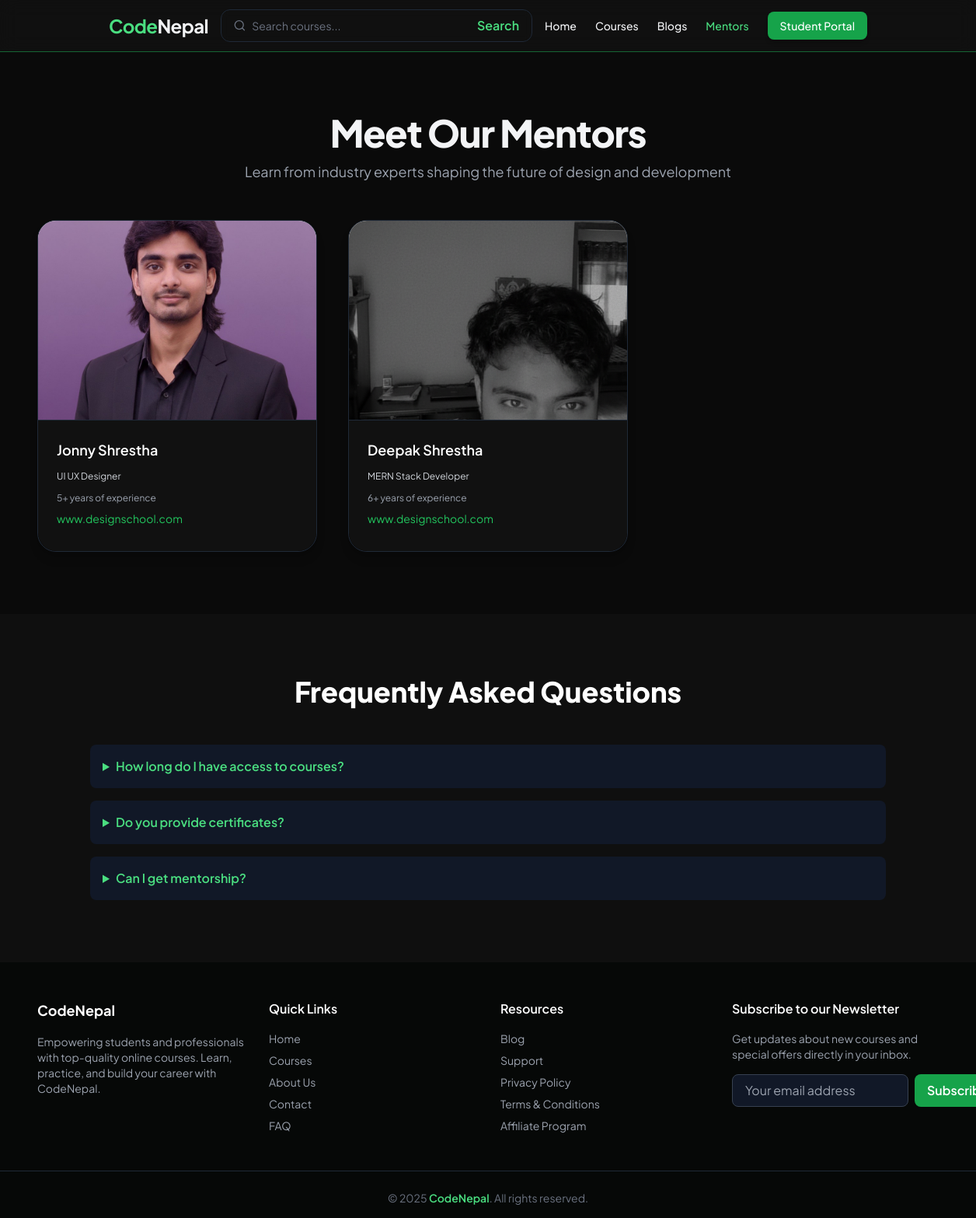
/mentors/, run on the app's committed database.
### mentors/models.py (models this page shows, shortened)
class MentorProfile(models.Model):
    user = models.OneToOneField(settings.AUTH_USER_MODEL, on_delete=models.CASCADE, related_name='mentor_profile')
    mentor_id = models.CharField(max_length=20, unique=True, default='', editable=False)
    photo = models.ImageField(upload_to='mentors/photos/', blank=True, null=True)
    expertise = models.CharField(max_length=255, blank=True)
    bio = models.TextField(blank=True)
    website = models.URLField(blank=True)
    experience = models.PositiveIntegerField(default=0, help_text="Years of professional experience")
    current_company = models.CharField(max_length=255, blank=True, help_text="Current company or organization name")
    joined_on = models.DateTimeField(auto_now_add=True)

### users/models.py (models this page shows, shortened)
class User(AbstractUser):
    ROLE_CHOICES = (
        ('student', 'Student'),
        ('mentor', 'Mentor'),
        ('admin', 'Admin'),
    )
    role = models.CharField(max_length=10, choices=ROLE_CHOICES, default='student')

### mentors/views.py (the view)
# urls.py: path('', views.mentor_list, name='mentor_list'),
def mentor_list(request):
    mentors = MentorProfile.objects.select_related('user').all()
    return render(request, 'mentors/mentor_list.html', {
        'mentors': mentors,
    })

### templates/mentors/mentor_list.html (shortened to what this page needs)
{% extends "base.html" %}
{% block content %}
{% include 'includes/nav.html' %}
<section class="py-20 px-6 md:px-12 bg-[#0a0a0a] text-gray-100">
  <div class="max-w-7xl mx-auto">
    <div class="text-center mb-12">
      <h2 class="text-4xl md:text-5xl font-extrabold mb-3 tracking-tight">Meet Our Mentors</h2>
      <p class="text-gray-400 text-lg">Learn from industry experts shaping the future of design and development</p>
    </div>
    <div class="grid grid-cols-1 sm:grid-cols-2 lg:grid-cols-3 xl:grid-cols-4 gap-10">
      {% for mentor in mentors %}
        <div class="flex flex-col rounded-3xl overflow-hidden shadow-lg border border-gray-800 hover:-translate-y-2 hover:shadow-green-600/30 transition-all duration-300 group">
          <div class="w-full h-64 bg-white flex items-center justify-center overflow-hidden">
            {% if mentor.photo %}
              <img src="{{ mentor.photo.url }}"
                   alt="{{ mentor.user.first_name }} {{ mentor.user.last_name }}"
                   class="w-full h-full object-cover transform group-hover:scale-105 transition duration-500 ease-out">
            {% else %}
              <div class="flex items-center justify-center w-full h-full text-gray-400 text-6xl">
                <i class="fa-solid fa-user"></i>
              </div>
            {% endif %}
          </div>
          <div class="p-6 bg-[#111111] border-t border-gray-800 rounded-b-3xl">
            <h3 class="text-lg font-semibold text-white truncate">
              {{ mentor.user.first_name }} {{ mentor.user.last_name }}
            </h3>
            {% if mentor.expertise %}
              <p class="text-xs text-gray-300 mt-3 mb-3">
                 {{ mentor.expertise }}
              </p>
            {% endif %}
            {% if mentor.experience %}
              <p class="text-xs text-gray-400 mb-2">{{ mentor.experience }}+ years of experience</p>
            {% endif %}
            <p class="text-green-500 text-sm mt-1 mb-2">
              {{ mentor.current_company|default:"Independent Mentor" }}
            </p>
          </div>
        </div>
      {% empty %}
        <p class="col-span-full text-center text-gray-500">No mentors found matching your search.</p>
      {% endfor %}
    </div>
  </div>
</section>
{% include 'includes/faq.html' %}
{% include 'includes/footer.html' %}
{% endblock %}

### templates/base.html (style rules this page uses)
body { font-family: "Plus Jakarta Sans", sans-serif; background-color: #0a0a0a; color: #d1d5db; scroll-behavior: smooth; }

### data on the page
MentorProfile: photo (picture), user.first_name "Jonny", user.last_name "Shrestha", expertise "UI UX Designer", experience "5", current_company "www.designschool.com"
MentorProfile: photo (picture), user.first_name "Deepak", user.last_name "Shrestha", expertise "MERN Stack Developer", experience "6", current_company "www.designschool.com"
